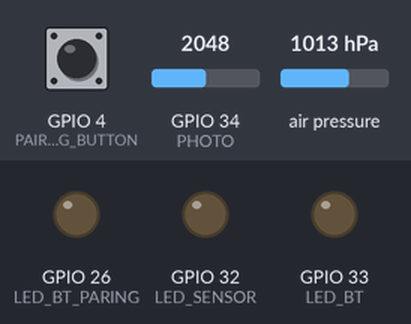
A sketch run on a simulated ESP32. Parts: output pins drawn as LEDs (lit = HIGH). Inputs (shaded band) come from the test bench; at power-on: GPIO 4 (PAIRING_BUTTON) LOW, GPIO 34 (PHOTO) = 2048, air pressure 1013 hPa. Nothing arrives over Bluetooth unless stated.

Above: at 1.2 s.
1.3 s: GPIO 4 (PAIRING_BUTTON) pulled HIGH for 0.15 s
Timing chart, 0 to 4.3 s (numbered marks = the images above; inputs shaded):
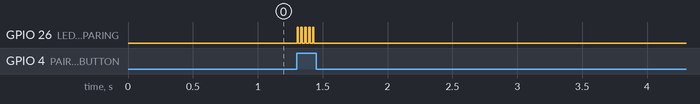

The sketch:

Bluetooth_serial.ino
```cpp
#include <Adafruit_BME280.h>
#include <BluetoothSerial.h>

#if !defined(CONFIG_BT_ENABLED) || !defined(CONFIG_BLUEDROID_ENABLED)
#error Bluetooth is not enabled! Please run `make menuconfig` to and enable it
#endif
const int LED_SENSOR = 32;
const int LED_BT = 33;
const int LED_BT_PARING = 26;
const int PAIRING_BUTTON = 4;
const int PHOTO = 34;

Adafruit_BME280 bme;
char payload[50]; //Datos que se envia an serial y Bluetooth

BluetoothSerial SerialBT;
boolean confirmRequestPending = false;


void BTConfirmRequestCallback(uint32_t numVal)
{
  confirmRequestPending = true;
  Serial.println(numVal);
  Serial.println("Do you consent?");
}

void BTAuthCompleteCallback(boolean success)
{
  confirmRequestPending = false;
  if (success)
  {
    Serial.println("Pairing success!!");
  }
  else
  {
    Serial.println("Pairing failed, rejected by user!!");
  }
}


void setup() {
  Serial.begin(115200);
  //Serial.flush();

  bme.begin(0x76);

  pinMode(LED_SENSOR,OUTPUT);
  pinMode(LED_BT,OUTPUT);
  pinMode(PAIRING_BUTTON,INPUT);
  pinMode(LED_BT_PARING,OUTPUT);

  //Autenticacion con SSP
  SerialBT.enableSSP();
  SerialBT.onConfirmRequest(BTConfirmRequestCallback);
  SerialBT.onAuthComplete(BTAuthCompleteCallback);

  SerialBT.begin("Axolote_ESP32"); //Bluetooth device name
  //SerialBT.flush();

  //Serial.println("The device started, now you can pair it with bluetooth!");
}

void loop() {
  //Si se mantiene el botón presionado, busca vincularse con otro dispositivo BT
  confirmRequestPending = digitalRead(PAIRING_BUTTON); //Si no esta presionado el boton = false
  if (confirmRequestPending){
    digitalWrite(LED_BT_PARING,HIGH);
    delay(10);
    //if (Serial.available()){
      //Serial.println("Waiting for pairing!!");
      //int dat = Serial.read();
      //if (dat == 'Y' || dat == 'y'){
      //if (digitalRead(PAIRING_BUTTON)){
        SerialBT.confirmReply(true);
     // }
      //else{
       // SerialBT.confirmReply(false);
      //}
    //}
    digitalWrite(LED_BT_PARING,LOW);
    delay(10);
  }

  else{
    //digitalWrite(LED_SENSOR,HIGH); //Prende cuando empiece a leer
    sprintf(payload,"%04d,%06.2f",analogRead(PHOTO),bme.readPressure()/100); //Parecido a .format de Python
    //digitalWrite(LED_SENSOR,LOW); //Prende cuando empiece a leer

    digitalWrite(LED_BT,HIGH); //Prende cuando empiece a escribir
    //Serial.println(payload); //Manda por serial lo que se va a escribir por Bluetooth
    SerialBT.println(payload); //Envía por BT
    digitalWrite(LED_BT,LOW); //Apaga el LED cuando termina
  }

  delay(10);
}
```

Measured:
- after the input at 1.3 s, GPIO 26 (LED_BT_PARING): alternates HIGH for 0.01 s and LOW for 0.02 s, 10 changes in all, then stays LOW, starting at once
